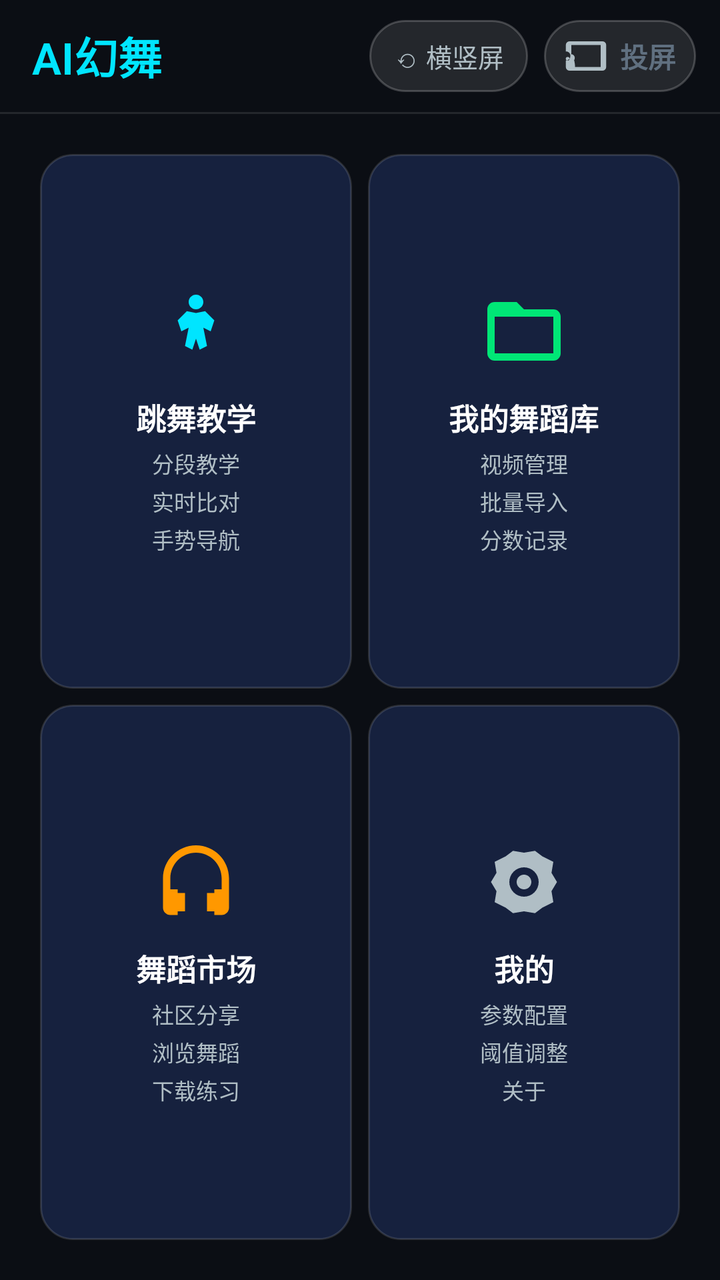
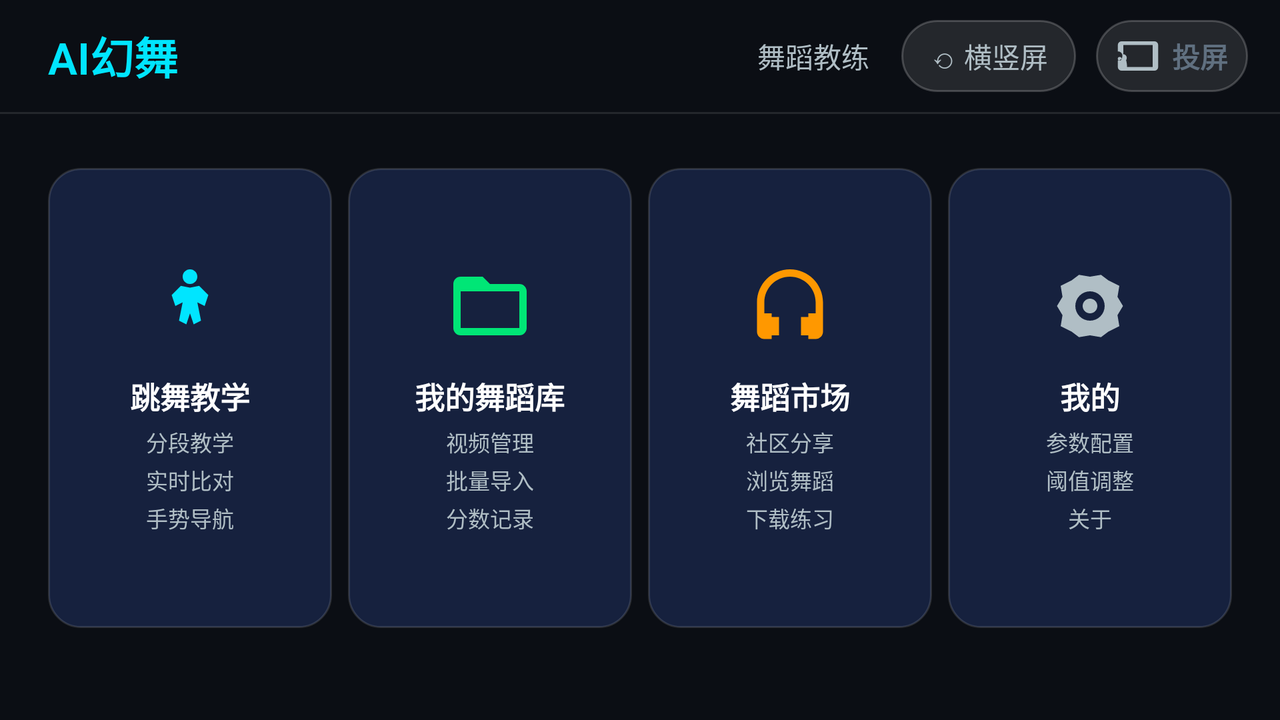

The same Android screen from two of the app's own layout files: first res/layout/ as a phone draws it, then the repository's variant for another configuration, drawn on a device whose configuration selects that folder. Both files follow.
<!-- AndroidManifest.xml: application theme Theme.DanceCoach -->
<!-- res/layout/activity_home.xml -->
<?xml version="1.0" encoding="utf-8"?>
<LinearLayout xmlns:android="http://schemas.android.com/apk/res/android"
    xmlns:app="http://schemas.android.com/apk/res-auto"
    android:layout_width="match_parent"
    android:layout_height="match_parent"
    android:background="@color/bg"
    android:orientation="vertical">

    
    <LinearLayout
        android:id="@+id/topBar"
        android:layout_width="match_parent"
        android:layout_height="56dp"
        android:orientation="horizontal"
        android:gravity="center_vertical"
        android:paddingStart="16dp"
        android:paddingEnd="12dp">

        <TextView
            android:layout_width="0dp"
            android:layout_height="wrap_content"
            android:layout_weight="1"
            android:text="@string/home_title"
            android:textColor="@color/accent"
            android:textSize="22sp"
            android:textStyle="bold"
            android:fontFamily="sans-serif-light" />

        <TextView
            android:id="@+id/btnOrientation"
            android:layout_width="wrap_content"
            android:layout_height="36dp"
            android:layout_marginEnd="8dp"
            android:paddingStart="12dp"
            android:paddingEnd="12dp"
            android:gravity="center"
            android:background="@drawable/cast_button_bg"
            android:text="⟲ 横竖屏"
            android:textColor="@color/textSecondary"
            android:textSize="13sp"
            android:clickable="true"
            android:focusable="true" />

        <LinearLayout
            android:id="@+id/btnCast"
            android:layout_width="wrap_content"
            android:layout_height="36dp"
            android:orientation="horizontal"
            android:gravity="center_vertical"
            android:background="@drawable/cast_button_bg"
            android:paddingStart="10dp"
            android:paddingEnd="10dp"
            android:clickable="true"
            android:focusable="true"
            android:contentDescription="投屏功能">

            <ImageView
                android:id="@+id/castButtonIcon"
                android:layout_width="22dp"
                android:layout_height="22dp"
                android:src="@drawable/ic_cast"
                android:layout_marginEnd="6dp" />

            <TextView
                android:id="@+id/castButtonText"
                android:layout_width="wrap_content"
                android:layout_height="wrap_content"
                android:text="投屏"
                android:textColor="@color/castIconIdle"
                android:textSize="14sp"
                android:textStyle="bold" />
        </LinearLayout>
    </LinearLayout>

    <View
        android:layout_width="match_parent"
        android:layout_height="1dp"
        android:background="#1AFFFFFF" />

    
    <GridLayout
        android:layout_width="match_parent"
        android:layout_height="0dp"
        android:layout_weight="1"
        android:columnCount="2"
        android:rowCount="2"
        android:useDefaultMargins="true"
        android:padding="16dp">

        
        <LinearLayout
            android:id="@+id/cardTeaching"
            android:layout_width="0dp"
            android:layout_height="0dp"
            android:layout_columnWeight="1"
            android:layout_rowWeight="1"
            android:orientation="vertical"
            android:gravity="center"
            android:background="@drawable/card_bg"
            android:clickable="true"
            android:focusable="true"
            android:foreground="?attr/selectableItemBackground">

            <ImageView
                android:layout_width="44dp"
                android:layout_height="44dp"
                android:src="@drawable/ic_teaching"
                android:layout_marginBottom="10dp" />

            <TextView
                android:layout_width="wrap_content"
                android:layout_height="wrap_content"
                android:text="@string/card_teaching"
                android:textColor="@color/textPrimary"
                android:textSize="15sp"
                android:textStyle="bold" />

            <TextView
                android:layout_width="wrap_content"
                android:layout_height="wrap_content"
                android:text="@string/card_teaching_desc"
                android:textColor="@color/textSecondary"
                android:textSize="11sp"
                android:lineSpacingExtra="3dp"
                android:gravity="center"
                android:layout_marginTop="4dp" />
        </LinearLayout>

        
        <LinearLayout
            android:id="@+id/cardLibrary"
            android:layout_width="0dp"
            android:layout_height="0dp"
            android:layout_columnWeight="1"
            android:layout_rowWeight="1"
            android:orientation="vertical"
            android:gravity="center"
            android:background="@drawable/card_bg"
            android:clickable="true"
            android:focusable="true"
            android:foreground="?attr/selectableItemBackground">

            <ImageView
                android:layout_width="44dp"
                android:layout_height="44dp"
                android:src="@drawable/ic_library"
                android:layout_marginBottom="10dp" />

            <TextView
                android:layout_width="wrap_content"
                android:layout_height="wrap_content"
                android:text="@string/card_library"
                android:textColor="@color/textPrimary"
                android:textSize="15sp"
                android:textStyle="bold" />

            <TextView
                android:layout_width="wrap_content"
                android:layout_height="wrap_content"
                android:text="@string/card_library_desc"
                android:textColor="@color/textSecondary"
                android:textSize="11sp"
                android:lineSpacingExtra="3dp"
                android:gravity="center"
                android:layout_marginTop="4dp" />
        </LinearLayout>

        
        <LinearLayout
            android:id="@+id/cardMarket"
            android:layout_width="0dp"
            android:layout_height="0dp"
            android:layout_columnWeight="1"
            android:layout_rowWeight="1"
            android:orientation="vertical"
            android:gravity="center"
            android:background="@drawable/card_bg"
            android:clickable="true"
            android:focusable="true"
            android:foreground="?attr/selectableItemBackground">

            <ImageView
                android:layout_width="44dp"
                android:layout_height="44dp"
                android:src="@drawable/ic_market"
                android:layout_marginBottom="10dp" />

            <TextView
                android:layout_width="wrap_content"
                android:layout_height="wrap_content"
                android:text="@string/card_market"
                android:textColor="@color/textPrimary"
                android:textSize="15sp"
                android:textStyle="bold" />

            <TextView
                android:layout_width="wrap_content"
                android:layout_height="wrap_content"
                android:text="@string/card_market_desc"
                android:textColor="@color/textSecondary"
                android:textSize="11sp"
                android:lineSpacingExtra="3dp"
                android:gravity="center"
                android:layout_marginTop="4dp" />
        </LinearLayout>

        
        <LinearLayout
            android:id="@+id/cardSettings"
            android:layout_width="0dp"
            android:layout_height="0dp"
            android:layout_columnWeight="1"
            android:layout_rowWeight="1"
            android:orientation="vertical"
            android:gravity="center"
            android:background="@drawable/card_bg"
            android:clickable="true"
            android:focusable="true"
            android:foreground="?attr/selectableItemBackground">

            <ImageView
                android:layout_width="44dp"
                android:layout_height="44dp"
                android:src="@drawable/ic_settings"
                android:layout_marginBottom="10dp" />

            <TextView
                android:layout_width="wrap_content"
                android:layout_height="wrap_content"
                android:text="@string/card_settings"
                android:textColor="@color/textPrimary"
                android:textSize="15sp"
                android:textStyle="bold" />

            <TextView
                android:layout_width="wrap_content"
                android:layout_height="wrap_content"
                android:text="@string/card_settings_desc"
                android:textColor="@color/textSecondary"
                android:textSize="11sp"
                android:lineSpacingExtra="3dp"
                android:gravity="center"
                android:layout_marginTop="4dp" />
        </LinearLayout>
    </GridLayout>
</LinearLayout>
<!-- resources referenced by this layout -->
<resources>
  <color name="accent">#00E5FF</color>
  <color name="bg">#0B0E14</color>
  <color name="castIconIdle">#607080</color>
  <color name="textPrimary">#FFFFFF</color>
  <color name="textSecondary">#B0BEC5</color>
  <!-- drawable card_bg (drawable) -->
  <?xml version="1.0" encoding="utf-8"?>
  <shape xmlns:android="http://schemas.android.com/apk/res/android"
      android:shape="rectangle">
      <solid android:color="@color/cardBg" />
      <corners android:radius="16dp" />
      <stroke android:width="1dp" android:color="#22FFFFFF" />
  </shape>
  <!-- drawable cast_button_bg (drawable) -->
  <?xml version="1.0" encoding="utf-8"?>
  <shape xmlns:android="http://schemas.android.com/apk/res/android"
      android:shape="rectangle">
      <solid android:color="#1AFFFFFF" />
      <corners android:radius="18dp" />
      <stroke android:width="1dp" android:color="#33FFFFFF" />
  </shape>
  <!-- drawable ic_library (drawable) -->
  <vector xmlns:android="http://schemas.android.com/apk/res/android"
      android:width="48dp"
      android:height="48dp"
      android:viewportWidth="24"
      android:viewportHeight="24"
      android:tint="#00E676">
      <path
          android:fillColor="@android:color/white"
          android:pathData="M4,4C2.89,4 2,4.89 2,6L2,18A2,2 0 0,0 4,20L20,20A2,2 0 0,0 22,18L22,8C22,6.89 21.1,6 20,6L12,6L10,4L4,4M4,8L20,8L20,18L4,18L4,8Z" />
  </vector>
  <!-- drawable ic_market (drawable) -->
  <vector xmlns:android="http://schemas.android.com/apk/res/android"
      android:width="48dp"
      android:height="48dp"
      android:viewportWidth="24"
      android:viewportHeight="24"
      android:tint="#FF9800">
      <path
          android:fillColor="@android:color/white"
          android:pathData="M12,2C7.03,2 3,6.03 3,11L3,19C3,20.1 3.9,21 5,21L7,21L7,14L5,14L5,11C5,7.13 8.13,4 12,4C15.87,4 19,7.13 19,11L19,14L17,14L17,21L19,21C20.1,21 21,20.1 21,19L21,11C21,6.03 16.97,2 12,2M7,15L9,15L9,20L7,20L7,15M15,15L17,15L17,20L15,20L15,15Z" />
  </vector>
  <!-- drawable ic_settings (drawable) -->
  <vector xmlns:android="http://schemas.android.com/apk/res/android"
      android:width="48dp"
      android:height="48dp"
      android:viewportWidth="24"
      android:viewportHeight="24"
      android:tint="#B0BEC5">
      <path
          android:fillColor="@android:color/white"
          android:pathData="M12,8A4,4 0 0,1 16,12A4,4 0 0,1 12,16A4,4 0 0,1 8,12A4,4 0 0,1 12,8M12,10A2,2 0 0,0 10,12A2,2 0 0,0 12,14A2,2 0 0,0 14,12A2,2 0 0,0 12,10M21,12L19.5,9.5L20,6.5L17,5L15,3.5L12,4L9,3.5L7,5L4,6.5L4.5,9.5L3,12L4.5,14.5L4,17.5L7,19L9,20.5L12,20L15,20.5L17,19L20,17.5L19.5,14.5L21,12Z" />
  </vector>
  <!-- drawable ic_teaching (drawable) -->
  <vector xmlns:android="http://schemas.android.com/apk/res/android"
      android:width="48dp"
      android:height="48dp"
      android:viewportWidth="24"
      android:viewportHeight="24"
      android:tint="#00E5FF">
      <path
          android:fillColor="@android:color/white"
          android:pathData="M12,2C13.1,2 14,2.9 14,4C14,5.1 13.1,6 12,6C10.9,6 10,5.1 10,4C10,2.9 10.9,2 12,2M7,9L9.5,6.5L12,7L14.5,6.5L17,9L16,12L14,11L15,16L13,17L12,14L11,17L9,16L10,11L8,12L7,9Z" />
  </vector>
  <string name="card_library">我的舞蹈库</string>
  <string name="card_library_desc">视频管理\n批量导入\n分数记录</string>
  <string name="card_market">舞蹈市场</string>
  <string name="card_market_desc">社区分享\n浏览舞蹈\n下载练习</string>
  <string name="card_settings">我的</string>
  <string name="card_settings_desc">参数配置\n阈值调整\n关于</string>
  <string name="card_teaching">跳舞教学</string>
  <string name="card_teaching_desc">分段教学\n实时比对\n手势导航</string>
  <string name="home_title">AI幻舞</string>
  <style name="Theme.DanceCoach" parent="Theme.AppCompat.NoActionBar">
          <item name="android:windowFullscreen">true</item>
          <item name="android:statusBarColor">#0B0E14</item>
          <item name="android:windowBackground">@color/bg</item>
      </style>
  <color name="cardBg">#16213E</color>
  <!-- some entries are left out for length -->
</resources>
<!-- res/layout-land/activity_home.xml (the repository's variant of the layout above) -->
<!-- drawn on the phone turned sideways -->
<?xml version="1.0" encoding="utf-8"?>
<androidx.constraintlayout.widget.ConstraintLayout
    xmlns:android="http://schemas.android.com/apk/res/android"
    xmlns:app="http://schemas.android.com/apk/res-auto"
    android:layout_width="match_parent"
    android:layout_height="match_parent"
    android:background="@color/bg"
    android:orientation="vertical">

    
    <LinearLayout
        android:id="@+id/topBar"
        android:layout_width="0dp"
        android:layout_height="56dp"
        android:orientation="horizontal"
        android:gravity="center_vertical"
        android:paddingStart="24dp"
        android:paddingEnd="16dp"
        app:layout_constraintTop_toTopOf="parent"
        app:layout_constraintStart_toStartOf="parent"
        app:layout_constraintEnd_toEndOf="parent">

        <TextView
            android:layout_width="0dp"
            android:layout_height="wrap_content"
            android:layout_weight="1"
            android:text="@string/home_title"
            android:textColor="@color/accent"
            android:textSize="22sp"
            android:textStyle="bold"
            android:fontFamily="sans-serif-light" />

        <TextView
            android:layout_width="wrap_content"
            android:layout_height="wrap_content"
            android:text="@string/home_subtitle"
            android:textColor="@color/textSecondary"
            android:textSize="14sp"
            android:layout_marginEnd="16dp" />

        <TextView
            android:id="@+id/btnOrientation"
            android:layout_width="wrap_content"
            android:layout_height="36dp"
            android:layout_marginEnd="10dp"
            android:paddingStart="14dp"
            android:paddingEnd="14dp"
            android:gravity="center"
            android:background="@drawable/cast_button_bg"
            android:text="⟲ 横竖屏"
            android:textColor="@color/textSecondary"
            android:textSize="14sp"
            android:clickable="true"
            android:focusable="true" />

        <LinearLayout
            android:id="@+id/btnCast"
            android:layout_width="wrap_content"
            android:layout_height="36dp"
            android:orientation="horizontal"
            android:gravity="center_vertical"
            android:background="@drawable/cast_button_bg"
            android:paddingStart="10dp"
            android:paddingEnd="10dp"
            android:clickable="true"
            android:focusable="true"
            android:contentDescription="投屏功能">

            <ImageView
                android:id="@+id/castButtonIcon"
                android:layout_width="22dp"
                android:layout_height="22dp"
                android:src="@drawable/ic_cast"
                android:layout_marginEnd="6dp" />

            <TextView
                android:id="@+id/castButtonText"
                android:layout_width="wrap_content"
                android:layout_height="wrap_content"
                android:text="投屏"
                android:textColor="@color/castIconIdle"
                android:textSize="14sp"
                android:textStyle="bold" />
        </LinearLayout>
    </LinearLayout>

    
    <View
        android:layout_width="0dp"
        android:layout_height="1dp"
        android:background="#1AFFFFFF"
        app:layout_constraintTop_toBottomOf="@id/topBar"
        app:layout_constraintStart_toStartOf="parent"
        app:layout_constraintEnd_toEndOf="parent" />

    
    <GridLayout
        android:layout_width="0dp"
        android:layout_height="wrap_content"
        android:columnCount="4"
        android:rowCount="1"
        android:useDefaultMargins="true"
        android:layout_marginStart="20dp"
        android:layout_marginEnd="20dp"
        android:layout_marginTop="24dp"
        app:layout_constraintTop_toBottomOf="@id/topBar"
        app:layout_constraintStart_toStartOf="parent"
        app:layout_constraintEnd_toEndOf="parent">

        
        <LinearLayout
            android:id="@+id/cardTeaching"
            android:layout_width="0dp"
            android:layout_height="230dp"
            android:layout_columnWeight="1"
            android:orientation="vertical"
            android:gravity="center"
            android:background="@drawable/card_bg"
            android:clickable="true"
            android:focusable="true"
            android:foreground="?attr/selectableItemBackground">

            <ImageView
                android:layout_width="44dp"
                android:layout_height="44dp"
                android:src="@drawable/ic_teaching"
                android:layout_marginBottom="12dp" />

            <TextView
                android:layout_width="wrap_content"
                android:layout_height="wrap_content"
                android:text="@string/card_teaching"
                android:textColor="@color/textPrimary"
                android:textSize="15sp"
                android:textStyle="bold" />

            <TextView
                android:layout_width="wrap_content"
                android:layout_height="wrap_content"
                android:text="@string/card_teaching_desc"
                android:textColor="@color/textSecondary"
                android:textSize="11sp"
                android:lineSpacingExtra="3dp"
                android:gravity="center"
                android:layout_marginTop="4dp" />
        </LinearLayout>

        
        <LinearLayout
            android:id="@+id/cardLibrary"
            android:layout_width="0dp"
            android:layout_height="230dp"
            android:layout_columnWeight="1"
            android:orientation="vertical"
            android:gravity="center"
            android:background="@drawable/card_bg"
            android:clickable="true"
            android:focusable="true"
            android:foreground="?attr/selectableItemBackground">

            <ImageView
                android:layout_width="44dp"
                android:layout_height="44dp"
                android:src="@drawable/ic_library"
                android:layout_marginBottom="12dp" />

            <TextView
                android:layout_width="wrap_content"
                android:layout_height="wrap_content"
                android:text="@string/card_library"
                android:textColor="@color/textPrimary"
                android:textSize="15sp"
                android:textStyle="bold" />

            <TextView
                android:layout_width="wrap_content"
                android:layout_height="wrap_content"
                android:text="@string/card_library_desc"
                android:textColor="@color/textSecondary"
                android:textSize="11sp"
                android:lineSpacingExtra="3dp"
                android:gravity="center"
                android:layout_marginTop="4dp" />
        </LinearLayout>

        
        <LinearLayout
            android:id="@+id/cardMarket"
            android:layout_width="0dp"
            android:layout_height="230dp"
            android:layout_columnWeight="1"
            android:orientation="vertical"
            android:gravity="center"
            android:background="@drawable/card_bg"
            android:clickable="true"
            android:focusable="true"
            android:foreground="?attr/selectableItemBackground">

            <ImageView
                android:layout_width="44dp"
                android:layout_height="44dp"
                android:src="@drawable/ic_market"
                android:layout_marginBottom="12dp" />

            <TextView
                android:layout_width="wrap_content"
                android:layout_height="wrap_content"
                android:text="@string/card_market"
                android:textColor="@color/textPrimary"
                android:textSize="15sp"
                android:textStyle="bold" />

            <TextView
                android:layout_width="wrap_content"
                android:layout_height="wrap_content"
                android:text="@string/card_market_desc"
                android:textColor="@color/textSecondary"
                android:textSize="11sp"
                android:lineSpacingExtra="3dp"
                android:gravity="center"
                android:layout_marginTop="4dp" />
        </LinearLayout>

        
        <LinearLayout
            android:id="@+id/cardSettings"
            android:layout_width="0dp"
            android:layout_height="230dp"
            android:layout_columnWeight="1"
            android:orientation="vertical"
            android:gravity="center"
            android:background="@drawable/card_bg"
            android:clickable="true"
            android:focusable="true"
            android:foreground="?attr/selectableItemBackground">

            <ImageView
                android:layout_width="44dp"
                android:layout_height="44dp"
                android:src="@drawable/ic_settings"
                android:layout_marginBottom="12dp" />

            <TextView
                android:layout_width="wrap_content"
                android:layout_height="wrap_content"
                android:text="@string/card_settings"
                android:textColor="@color/textPrimary"
                android:textSize="15sp"
                android:textStyle="bold" />

            <TextView
                android:layout_width="wrap_content"
                android:layout_height="wrap_content"
                android:text="@string/card_settings_desc"
                android:textColor="@color/textSecondary"
                android:textSize="11sp"
                android:lineSpacingExtra="3dp"
                android:gravity="center"
                android:layout_marginTop="4dp" />
        </LinearLayout>

    </GridLayout>

</androidx.constraintlayout.widget.ConstraintLayout>
<!-- resources referenced by the variant -->
<!-- as the phone turned sideways resolves them -->
<resources>
  <color name="accent">#00E5FF</color>
  <color name="bg">#0B0E14</color>
  <color name="castIconIdle">#607080</color>
  <color name="textPrimary">#FFFFFF</color>
  <color name="textSecondary">#B0BEC5</color>
  <!-- drawable card_bg (drawable) -->
  <?xml version="1.0" encoding="utf-8"?>
  <shape xmlns:android="http://schemas.android.com/apk/res/android"
      android:shape="rectangle">
      <solid android:color="@color/cardBg" />
      <corners android:radius="16dp" />
      <stroke android:width="1dp" android:color="#22FFFFFF" />
  </shape>
  <!-- drawable cast_button_bg (drawable) -->
  <?xml version="1.0" encoding="utf-8"?>
  <shape xmlns:android="http://schemas.android.com/apk/res/android"
      android:shape="rectangle">
      <solid android:color="#1AFFFFFF" />
      <corners android:radius="18dp" />
      <stroke android:width="1dp" android:color="#33FFFFFF" />
  </shape>
  <!-- drawable ic_library (drawable) -->
  <vector xmlns:android="http://schemas.android.com/apk/res/android"
      android:width="48dp"
      android:height="48dp"
      android:viewportWidth="24"
      android:viewportHeight="24"
      android:tint="#00E676">
      <path
          android:fillColor="@android:color/white"
          android:pathData="M4,4C2.89,4 2,4.89 2,6L2,18A2,2 0 0,0 4,20L20,20A2,2 0 0,0 22,18L22,8C22,6.89 21.1,6 20,6L12,6L10,4L4,4M4,8L20,8L20,18L4,18L4,8Z" />
  </vector>
  <!-- drawable ic_market (drawable) -->
  <vector xmlns:android="http://schemas.android.com/apk/res/android"
      android:width="48dp"
      android:height="48dp"
      android:viewportWidth="24"
      android:viewportHeight="24"
      android:tint="#FF9800">
      <path
          android:fillColor="@android:color/white"
          android:pathData="M12,2C7.03,2 3,6.03 3,11L3,19C3,20.1 3.9,21 5,21L7,21L7,14L5,14L5,11C5,7.13 8.13,4 12,4C15.87,4 19,7.13 19,11L19,14L17,14L17,21L19,21C20.1,21 21,20.1 21,19L21,11C21,6.03 16.97,2 12,2M7,15L9,15L9,20L7,20L7,15M15,15L17,15L17,20L15,20L15,15Z" />
  </vector>
  <!-- drawable ic_settings (drawable) -->
  <vector xmlns:android="http://schemas.android.com/apk/res/android"
      android:width="48dp"
      android:height="48dp"
      android:viewportWidth="24"
      android:viewportHeight="24"
      android:tint="#B0BEC5">
      <path
          android:fillColor="@android:color/white"
          android:pathData="M12,8A4,4 0 0,1 16,12A4,4 0 0,1 12,16A4,4 0 0,1 8,12A4,4 0 0,1 12,8M12,10A2,2 0 0,0 10,12A2,2 0 0,0 12,14A2,2 0 0,0 14,12A2,2 0 0,0 12,10M21,12L19.5,9.5L20,6.5L17,5L15,3.5L12,4L9,3.5L7,5L4,6.5L4.5,9.5L3,12L4.5,14.5L4,17.5L7,19L9,20.5L12,20L15,20.5L17,19L20,17.5L19.5,14.5L21,12Z" />
  </vector>
  <!-- drawable ic_teaching (drawable) -->
  <vector xmlns:android="http://schemas.android.com/apk/res/android"
      android:width="48dp"
      android:height="48dp"
      android:viewportWidth="24"
      android:viewportHeight="24"
      android:tint="#00E5FF">
      <path
          android:fillColor="@android:color/white"
          android:pathData="M12,2C13.1,2 14,2.9 14,4C14,5.1 13.1,6 12,6C10.9,6 10,5.1 10,4C10,2.9 10.9,2 12,2M7,9L9.5,6.5L12,7L14.5,6.5L17,9L16,12L14,11L15,16L13,17L12,14L11,17L9,16L10,11L8,12L7,9Z" />
  </vector>
  <string name="card_library">我的舞蹈库</string>
  <string name="card_library_desc">视频管理\n批量导入\n分数记录</string>
  <string name="card_market">舞蹈市场</string>
  <string name="card_market_desc">社区分享\n浏览舞蹈\n下载练习</string>
  <string name="card_settings">我的</string>
  <string name="card_settings_desc">参数配置\n阈值调整\n关于</string>
  <string name="card_teaching">跳舞教学</string>
  <string name="card_teaching_desc">分段教学\n实时比对\n手势导航</string>
  <string name="home_subtitle">舞蹈教练</string>
  <string name="home_title">AI幻舞</string>
  <style name="Theme.DanceCoach" parent="Theme.AppCompat.NoActionBar">
          <item name="android:windowFullscreen">true</item>
          <item name="android:statusBarColor">#0B0E14</item>
          <item name="android:windowBackground">@color/bg</item>
      </style>
  <color name="cardBg">#16213E</color>
  <!-- some entries are left out for length -->
</resources>
